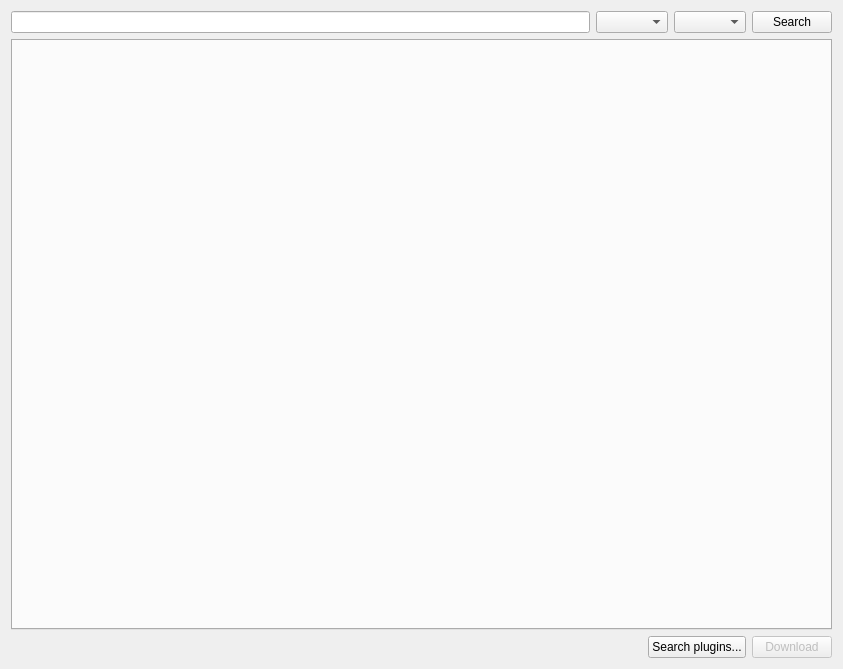
<?xml version="1.0" encoding="UTF-8"?>
<ui version="4.0">
 <class>SearchWidget</class>
 <widget class="QWidget" name="SearchWidget">
  <property name="geometry">
   <rect>
    <x>0</x>
    <y>0</y>
    <width>843</width>
    <height>669</height>
   </rect>
  </property>
  <property name="windowTitle">
   <string>Search</string>
  </property>
  <layout class="QVBoxLayout" name="verticalLayout_3">
   <item>
    <layout class="QHBoxLayout" name="searchBarLayout">
     <item>
      <widget class="LineEdit" name="m_searchPattern"/>
     </item>
     <item>
      <widget class="QComboBox" name="comboCategory">
       <property name="sizePolicy">
        <sizepolicy hsizetype="Preferred" vsizetype="Preferred">
         <horstretch>0</horstretch>
         <verstretch>0</verstretch>
        </sizepolicy>
       </property>
      </widget>
     </item>
     <item>
      <widget class="QComboBox" name="selectPlugin">
       <property name="sizePolicy">
        <sizepolicy hsizetype="Preferred" vsizetype="Preferred">
         <horstretch>0</horstretch>
         <verstretch>0</verstretch>
        </sizepolicy>
       </property>
      </widget>
     </item>
     <item>
      <widget class="QPushButton" name="searchButton">
       <property name="sizePolicy">
        <sizepolicy hsizetype="Minimum" vsizetype="Preferred">
         <horstretch>0</horstretch>
         <verstretch>0</verstretch>
        </sizepolicy>
       </property>
       <property name="text">
        <string>Search</string>
       </property>
      </widget>
     </item>
    </layout>
   </item>
   <item>
    <widget class="QStackedWidget" name="stackedPages">
     <property name="currentIndex">
      <number>1</number>
     </property>
     <widget class="QWidget" name="emptyPage">
      <layout class="QVBoxLayout" name="verticalLayout">
       <property name="leftMargin">
        <number>0</number>
       </property>
       <property name="topMargin">
        <number>0</number>
       </property>
       <property name="rightMargin">
        <number>0</number>
       </property>
       <property name="bottomMargin">
        <number>0</number>
       </property>
       <item>
        <widget class="QLabel" name="label">
         <property name="text">
          <string>There aren't any search plugins installed.
Click the &quot;Search plugins...&quot; button at the bottom right of the window to install some.</string>
         </property>
         <property name="alignment">
          <set>Qt::AlignCenter</set>
         </property>
        </widget>
       </item>
      </layout>
     </widget>
     <widget class="QWidget" name="searchPage">
      <layout class="QVBoxLayout" name="verticalLayout_2">
       <property name="leftMargin">
        <number>0</number>
       </property>
       <property name="topMargin">
        <number>0</number>
       </property>
       <property name="rightMargin">
        <number>0</number>
       </property>
       <property name="bottomMargin">
        <number>0</number>
       </property>
       <item>
        <widget class="QTabWidget" name="tabWidget">
         <property name="tabsClosable">
          <bool>true</bool>
         </property>
        </widget>
       </item>
      </layout>
     </widget>
    </widget>
   </item>
   <item>
    <layout class="QHBoxLayout" name="layout2">
     <item>
      <spacer name="spacer2">
       <property name="orientation">
        <enum>Qt::Horizontal</enum>
       </property>
       <property name="sizeHint" stdset="0">
        <size>
         <width>0</width>
         <height>0</height>
        </size>
       </property>
      </spacer>
     </item>
     <item>
      <widget class="QPushButton" name="pluginsButton">
       <property name="text">
        <string>Search plugins...</string>
       </property>
      </widget>
     </item>
     <item>
      <widget class="QPushButton" name="downloadButton">
       <property name="enabled">
        <bool>false</bool>
       </property>
       <property name="text">
        <string>Download</string>
       </property>
      </widget>
     </item>
    </layout>
   </item>
  </layout>
 </widget>
 <customwidgets>
  <customwidget>
   <class>LineEdit</class>
   <extends>QLineEdit</extends>
   <header>lineedit.h</header>
  </customwidget>
 </customwidgets>
 <resources/>
 <connections/>
</ui>
